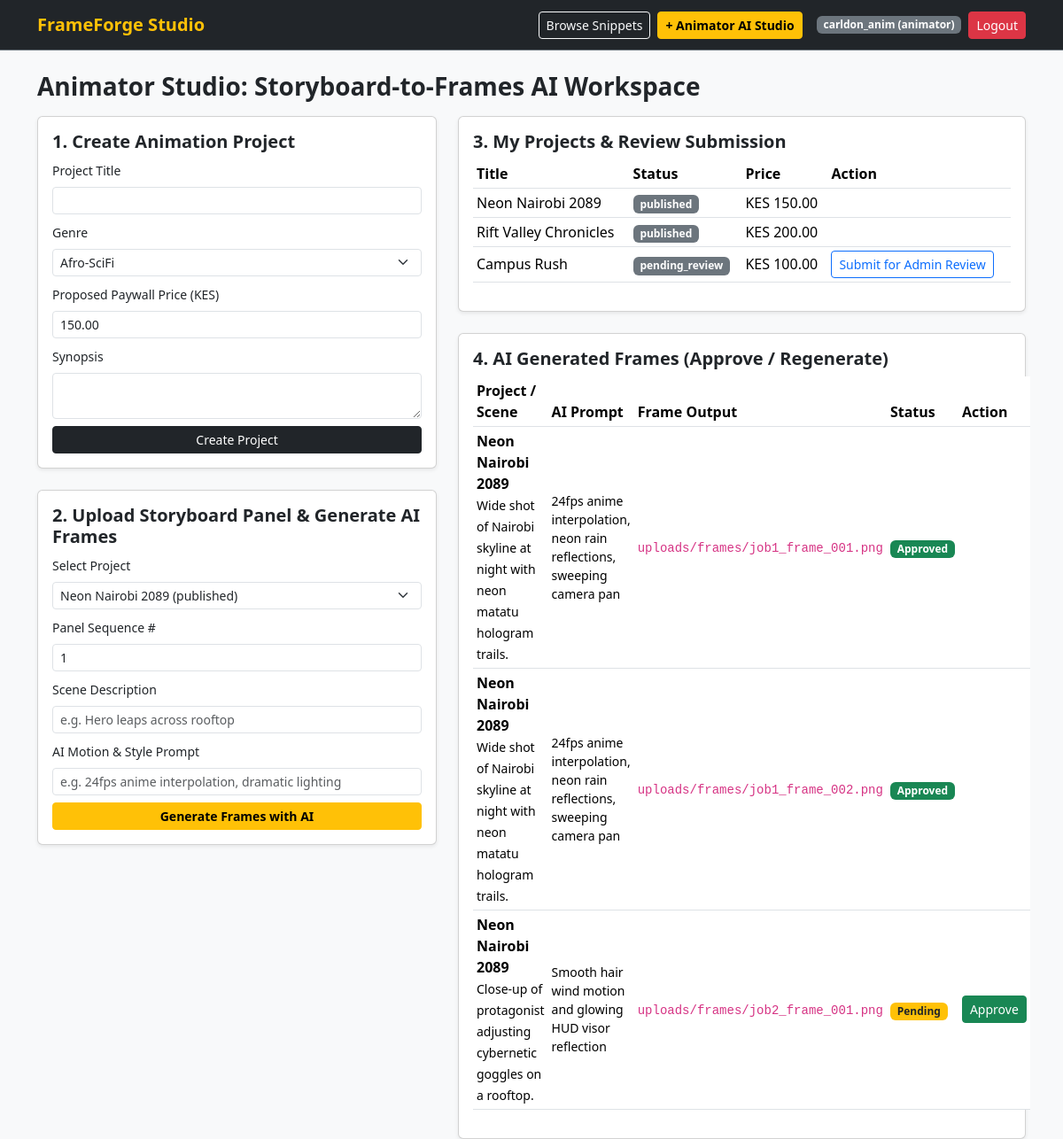
/studio.php (signed in), run on the app's committed database.
### tables this page shows
CREATE TABLE projects (
    project_id INT AUTO_INCREMENT PRIMARY KEY,
    creator_id INT NOT NULL,
    genre_id INT NOT NULL,
    title VARCHAR(150) NOT NULL,
    synopsis TEXT,
    status VARCHAR(20) NOT NULL DEFAULT 'draft',
    price DECIMAL(10,2) NOT NULL DEFAULT 0.00,
    created_at TIMESTAMP DEFAULT CURRENT_TIMESTAMP,
    INDEX idx_projects_creator (creator_id),
    INDEX idx_projects_genre (genre_id),
    INDEX idx_projects_status (status),
    CONSTRAINT chk_projects_status CHECK (status IN ('draft', 'in_production', 'pending_review', 'published', 'archived')),
    CONSTRAINT chk_projects_price CHECK (price >= 0.00),
    CONSTRAINT fk_projects_creator FOREIGN KEY (creator_id)
        REFERENCES users(user_id) ON DELETE RESTRICT,
    CONSTRAINT fk_projects_genre FOREIGN KEY (genre_id)
        REFERENCES genres(genre_id) ON DELETE RESTRICT
);

CREATE TABLE frames (
    frame_id INT AUTO_INCREMENT PRIMARY KEY,
    job_id INT NOT NULL,
    image_url VARCHAR(255) NOT NULL,
    is_approved BOOLEAN NOT NULL DEFAULT FALSE,
    created_at TIMESTAMP DEFAULT CURRENT_TIMESTAMP,
    INDEX idx_frames_job (job_id),
    CONSTRAINT fk_frames_job FOREIGN KEY (job_id)
        REFERENCES ai_jobs(job_id) ON DELETE CASCADE
);

CREATE TABLE storyboard_panels (
    panel_id INT AUTO_INCREMENT PRIMARY KEY,
    project_id INT NOT NULL,
    sequence_no INT NOT NULL,
    scene_description TEXT NOT NULL,
    sketch_url VARCHAR(255),
    created_at TIMESTAMP DEFAULT CURRENT_TIMESTAMP,
    UNIQUE KEY uq_project_sequence (project_id, sequence_no),
    INDEX idx_panels_project (project_id),
    CONSTRAINT fk_panels_project FOREIGN KEY (project_id)
        REFERENCES projects(project_id) ON DELETE CASCADE
);

CREATE TABLE ai_jobs (
    job_id INT AUTO_INCREMENT PRIMARY KEY,
    panel_id INT NOT NULL,
    requested_by INT NOT NULL,
    prompt TEXT NOT NULL,
    model_name VARCHAR(50) DEFAULT 'FrameForge-Interp-v2',
    status VARCHAR(20) NOT NULL DEFAULT 'queued',
    requested_at TIMESTAMP DEFAULT CURRENT_TIMESTAMP,
    completed_at TIMESTAMP NULL DEFAULT NULL,
    INDEX idx_ai_jobs_panel (panel_id),
    INDEX idx_ai_jobs_user (requested_by),
    CONSTRAINT chk_ai_jobs_status CHECK (status IN ('queued', 'processing', 'completed', 'failed')),
    CONSTRAINT fk_ai_jobs_panel FOREIGN KEY (panel_id)
        REFERENCES storyboard_panels(panel_id) ON DELETE CASCADE,
    CONSTRAINT fk_ai_jobs_user FOREIGN KEY (requested_by)
        REFERENCES users(user_id) ON DELETE RESTRICT
);

### studio.php (the view, shortened to what this page needs)
<?php
require_once __DIR__ . '/config/db.php';
$userId = (int)$_SESSION['user_id'];
$genres   = $pdo->query("SELECT * FROM genres")->fetchAll();
$projects = $pdo->prepare("SELECT * FROM projects WHERE creator_id = :uid ORDER BY created_at DESC");
$projects->execute([':uid' => $userId]);
$myProjects = $projects->fetchAll();
$stmtFrames = $pdo->prepare("
    SELECT f.*, j.prompt, sp.scene_description, p.title AS project_title
    FROM frames f
    INNER JOIN ai_jobs j ON f.job_id = j.job_id
    INNER JOIN storyboard_panels sp ON j.panel_id = sp.panel_id
    INNER JOIN projects p ON sp.project_id = p.project_id
    WHERE j.requested_by = :uid
    ORDER BY f.created_at DESC
");
$stmtFrames->execute([':uid' => $userId]);
$generatedFrames = $stmtFrames->fetchAll();
?>
<!DOCTYPE html>
<html lang="en">
<head>
    <link href="https://cdn.jsdelivr.net/npm/bootstrap@5.3.2/dist/css/bootstrap.min.css" rel="stylesheet">
</head>
<body class="bg-light">
<?php include __DIR__ . '/includes/navbar.php'; ?>
<div class="container">
    <h3 class="fw-bold mb-3">Animator Studio: Storyboard-to-Frames AI Workspace</h3>
    <div class="row g-4">
        <div class="col-md-5">
            <div class="card shadow-sm p-3 mb-4">
                <h5 class="fw-bold">1. Create Animation Project</h5>
                <form method="POST">
                    <div class="mb-2">
                        <label class="form-label small">Project Title</label>
                        <input type="text" name="title" class="form-control form-control-sm" required>
                    </div>
                    <div class="mb-2">
                        <label class="form-label small">Genre</label>
                        <select name="genre_id" class="form-select form-select-sm">
                            <?php foreach ($genres as $g): ?>
                                <option value="<?= $g['genre_id'] ?>"><?= htmlspecialchars($g['name']) ?></option>
                            <?php endforeach; ?>
                        </select>
                    </div>
                    <div class="mb-2">
                        <label class="form-label small">Proposed Paywall Price (KES)</label>
                        <input type="number" step="0.01" name="price" class="form-control form-control-sm" value="150.00" required>
                    </div>
                    <div class="mb-2">
                        <label class="form-label small">Synopsis</label>
                        <textarea name="synopsis" class="form-control form-control-sm" rows="2" required></textarea>
                    </div>
                    <button class="btn btn-dark btn-sm w-100">Create Project</button>
                </form>
            </div>
            <div class="card shadow-sm p-3">
                <h5 class="fw-bold">2. Upload Storyboard Panel & Generate AI Frames</h5>
                <form method="POST">
                    <div class="mb-2">
                        <label class="form-label small">Select Project</label>
                        <select name="project_id" class="form-select form-select-sm" required>
                            <?php foreach ($myProjects as $mp): ?>
                                <option value="<?= $mp['project_id'] ?>"><?= htmlspecialchars($mp['title']) ?> (<?= $mp['status'] ?>)</option>
                            <?php endforeach; ?>
                        </select>
                    </div>
                    <div class="mb-2">
                        <label class="form-label small">Panel Sequence #</label>
                        <input type="number" name="sequence_no" class="form-control form-control-sm" value="1" required>
                    </div>
                    <div class="mb-2">
                        <label class="form-label small">Scene Description</label>
                        <input type="text" name="scene_description" class="form-control form-control-sm" placeholder="e.g. Hero leaps across rooftop" required>
                    </div>
                    <div class="mb-2">
                        <label class="form-label small">AI Motion & Style Prompt</label>
                        <input type="text" name="prompt" class="form-control form-control-sm" placeholder="e.g. 24fps anime interpolation, dramatic lighting" required>
                    </div>
                    <button class="btn btn-warning btn-sm fw-bold w-100">Generate Frames with AI</button>
                </form>
            </div>
        </div>
        <div class="col-md-7">
            <div class="card shadow-sm p-3 mb-4">
                <h5 class="fw-bold">3. My Projects & Review Submission</h5>
                <table class="table table-sm align-middle">
                    <thead><tr><th>Title</th><th>Status</th><th>Price</th><th>Action</th></tr></thead>
                    <tbody>
                    <?php foreach ($myProjects as $mp): ?>
                        <tr>
                            <td><?= htmlspecialchars($mp['title']) ?></td>
                            <td><span class="badge bg-secondary"><?= htmlspecialchars($mp['status']) ?></span></td>
                            <td>KES <?= number_format((float)$mp['price'], 2) ?></td>
                            <td>
                                <?php if ($mp['status'] !== 'published'): ?>
                                    <form method="POST" class="d-inline">
                                        <button class="btn btn-outline-primary btn-sm">Submit for Admin Review</button>
                                    </form>
                                <?php endif; ?>
                            </td>
                        </tr>
                    <?php endforeach; ?>
                    </tbody>
                </table>
            </div>
            <div class="card shadow-sm p-3">
                <h5 class="fw-bold">4. AI Generated Frames (Approve / Regenerate)</h5>
                <table class="table table-sm align-middle">
                    <thead><tr><th>Project / Scene</th><th>AI Prompt</th><th>Frame Output</th><th>Status</th><th>Action</th></tr></thead>
                    <tbody>
                    <?php foreach ($generatedFrames as $gf): ?>
                        <tr>
                            <td><strong><?= htmlspecialchars($gf['project_title']) ?></strong><br><small><?= htmlspecialchars($gf['scene_description']) ?></small></td>
                            <td class="small"><?= htmlspecialchars($gf['prompt']) ?></td>
                            <td><code><?= htmlspecialchars($gf['image_url']) ?></code></td>
                            <td><?= $gf['is_approved'] ? '<span class="badge bg-success">Approved</span>' : '<span class="badge bg-warning text-dark">Pending</span>' ?></td>
                            <td>
                                <?php if (!$gf['is_approved']): ?>
                                    <form method="POST" class="d-inline">
                                        <button class="btn btn-success btn-sm">Approve</button>
                                    </form>
                                <?php endif; ?>
                            </td>
                        </tr>
                    <?php endforeach; ?>
                    </tbody>
                </table>
            </div>
        </div>
    </div>
</div>
</body>
</html>

### data on the page
projects: title "Neon Nairobi 2089", status "published", price "150.00"
projects: title "Rift Valley Chronicles", status "published", price "200.00"
projects: title "Campus Rush", status "pending_review", price "100.00"
frames: projects.title "Neon Nairobi 2089", storyboard_panels.scene_description "Wide shot of Nairobi skyline at night with neon matatu hologram trails.", job.prompt "24fps anime interpolation, neon rain reflections, sweeping camera pan", image_url "uploads/frames/job1_frame_001.png", is_approved "Approved"
frames: projects.title "Neon Nairobi 2089", storyboard_panels.scene_description "Wide shot of Nairobi skyline at night with neon matatu hologram trails.", job.prompt "24fps anime interpolation, neon rain reflections, sweeping camera pan", image_url "uploads/frames/job1_frame_002.png", is_approved "Approved"
frames: projects.title "Neon Nairobi 2089", storyboard_panels.scene_description "Close-up of protagonist adjusting cybernetic goggles on a rooftop.", job.prompt "Smooth hair wind motion and glowing HUD visor reflection", image_url "uploads/frames/job2_frame_001.png", is_approved "Pending"

### other printed values
$currentUser "carldon_anim"
$currentRole "animator"
form field genre_id "Afro-SciFi"
form field project_id "Neon Nairobi 2089 (published)"
